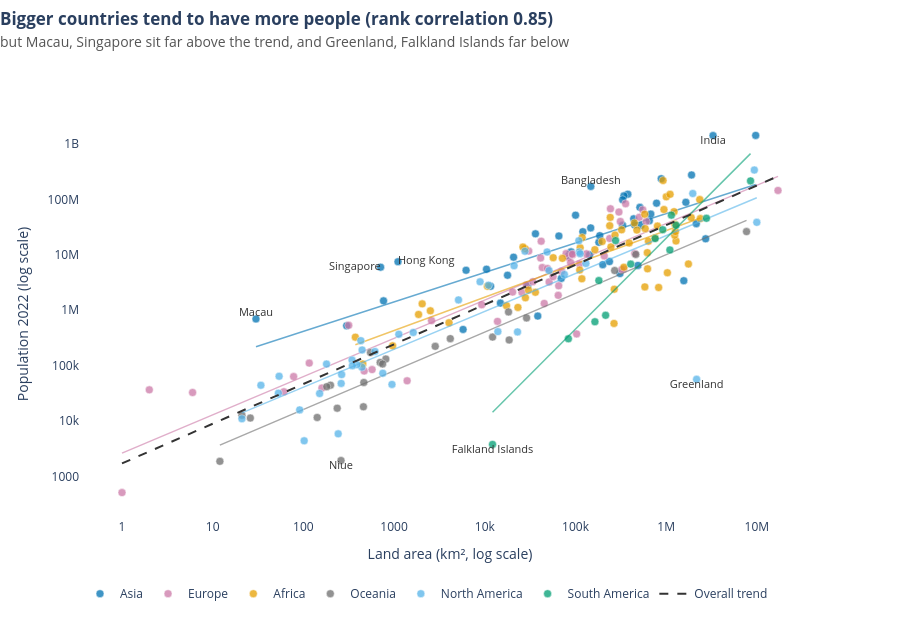

Notebook code cell kept with this figure:
### Markdown cell above
**Chart choice & justification:** *Which chart did you choose, and why? Justify design choices.

*YOUR ANSWER HERE*

### Code cell
# Q3
# YOUR CODE HERE
# Q3 — scatter plot, log-log, per-continent trend lines, outliers labelled
d = df.copy()
d['logA'], d['logP'] = np.log10(d['Area']), np.log10(d['2022 Population'])
slope, intercept = np.polyfit(d['logA'], d['logP'], 1)
d['resid'] = d['logP'] - (slope * d['logA'] + intercept)
rho = d['Area'].corr(d['2022 Population'], method='spearman')

hi = ', '.join(d.nlargest(2, 'resid')['Country'])      # furthest above the trend
lo = ', '.join(d.nsmallest(2, 'resid')['Country'])     # furthest below the trend

fig = px.scatter(d, x='Area', y='2022 Population', color='Continent', hover_name='Country',
                 log_x=True, log_y=True, color_discrete_map=CONT_COLORS, opacity=0.75,
                 trendline='ols', trendline_options=dict(log_x=True, log_y=True), template='plotly_white')
fig.update_traces(selector=dict(mode='markers'), marker=dict(size=8, line=dict(width=0.5, color='white')))
fig.update_traces(selector=dict(mode='lines'), line=dict(width=1.5), opacity=0.6)   # per-continent trends
for t in fig.data:                                   # keep one legend entry per continent
    if t.mode == 'lines': t.showlegend = False

# overall trend (dashed)
xs = np.array([d['Area'].min(), d['Area'].max()])
fig.add_scatter(x=xs, y=10 ** (intercept + slope * np.log10(xs)), mode='lines',
                line=dict(color='#333333', dash='dash', width=2), name='Overall trend', hoverinfo='skip')

# label the biggest outliers (log-residuals) + India, the largest in absolute terms
out = pd.concat([d.nlargest(4, 'resid'), d.nsmallest(3, 'resid'), d[d['Country'] == 'India']]).drop_duplicates('Country')
pos = {'Macau': 'top center', 'Singapore': 'middle left', 'Hong Kong': 'middle right', 'Bangladesh': 'top center',
       'India': 'bottom center', 'Greenland': 'bottom center', 'Falkland Islands': 'bottom center', 'Niue': 'bottom center'}
fig.add_scatter(x=out['Area'], y=out['2022 Population'], mode='text', text=out['Country'],
                textposition=[pos.get(c, 'top center') for c in out['Country']],
                textfont=dict(size=11, color='#333'), showlegend=False, hoverinfo='skip')

fig.update_layout(title=insight_title(f"Bigger countries tend to have more people (rank correlation {rho:.2f})",
                                      f"but {hi} sit far above the trend, and {lo} far below"),
                  height=620, margin=dict(t=110), xaxis_title='Land area (km², log scale)',
                  yaxis_title='Population 2022 (log scale)', legend_title_text=None,
                  legend=dict(orientation='h', y=-0.15, x=0))
fig.update_xaxes(showgrid=False); fig.update_yaxes(showgrid=False)
fig.show()

### Figure 1 — Plotly figure (JSON) as saved in the notebook; plotly's stock layout.template omitted (floating-point values rounded to 4 significant figures)
{"data": [{"hovertemplate": "<b>%{hovertext}</b><br><br>Continent=Asia<br>Area=%{x}<br>2022 Population=%{y}<extra></extra>", "hovertext": ["Afghanistan", "Armenia", "Azerbaijan", "Bahrain", "Bangladesh", "Bhutan", "Brunei", "Cambodia", "China", "Georgia", "Hong Kong", "India", "Indonesia", "Iran", "Iraq", "Israel", "Japan", "Jordan", "Kazakhstan", "Kuwait", "Kyrgyzstan", "Laos", "Lebanon", "Macau", "Malaysia", "Maldives", "Mongolia", "Myanmar", "Nepal", "North Korea", "Oman", "Pakistan", "Palestine", "Philippines", "Qatar", "Saudi Arabia", "Singapore", "South Korea", "Sri Lanka", "Syria", "Taiwan", "Tajikistan", "Thailand", "Timor-Leste", "Turkey", "Turkmenistan", "United Arab Emirates", "Uzbekistan", "Vietnam", "Yemen"], "legendgroup": "Asia", "marker": {"color": "#0072B2", "line": {"color": "white", "width": 0.5}, "opacity": 0.75, "size": 8, "symbol": "circle"}, "mode": "markers", "name": "Asia", "orientation": "v", "showlegend": true, "type": "scatter", "x": [652230, 29743, 86600, 765, 147570, 38394, 5765, 181035, 9706961, 69700, 1104, 3287590, 1904569, 1648195, 438317, 20770, 377930, 89342, 2724900, 17818, 199951, 236800, 10452, 30, 330803, 300, 1564110, 676578, 147181, 120538, 309500, 881912, 6220, 342353, 11586, 2149690, 710, 100210, 65610, 185180, 36193, 143100, 513120, 14874, 783562, 488100, 83600, 447400, 331212, 527968], "xaxis": "x", "y": [41128771, 2780469, 10358074, 1472233, 171186372, 782455, 449002, 16767842, 1425887337, 3744385, 7488865, 1417173173, 275501339, 88550570, 44496122, 9038309, 123951692, 11285869, 19397998, 4268873, 6630623, 7529475, 5489739, 695168, 33938221, 523787, 3398366, 54179306, 30547580, 26069416, 4576298, 235824862, 5250072, 115559009, 2695122, 36408820, 5975689, 51815810, 21832143, 22125249, 23893394, 9952787, 71697030, 1341296, 85341241, 6430770, 9441129, 34627652, 98186856, 33696614], "yaxis": "y"}, {"hovertemplate": "<b>OLS trendline</b><br>log10(2022 Population) = 0.531246 * log10(Area) + 4.55602<br>R<sup>2</sup>=0.550401<br><br>Continent=Asia<br>Area=%{x}<br>2022 Population=%{y} <b>(trend)</b><extra></extra>", "legendgroup": "Asia", "line": {"width": 1.5}, "marker": {"color": "#0072B2", "symbol": "circle"}, "mode": "lines", "name": "Asia", "opacity": 0.6, "showlegend": false, "type": "scatter", "x": [30, 300, 710, 765, 1104, 5765, 6220, 10452, 11586, 14874, 17818, 20770, 29743, 36193, 38394, 65610, 69700, 83600, 86600, 89342, 100210, 120538, 143100, 147181, 147570, 181035, 185180, 199951, 236800, 309500, 330803, 331212, 342353, 377930, 438317, 447400, 488100, 513120, 527968, 652230, 676578, 783562, 881912, 1564110, 1648195, 1904569, 2149690, 2724900, 3287590, 9706961], "xaxis": "x", "y": [219100.0, 744700.0, 1177000.0, 1224000.0, 1488000.0, 3580000.0, 3728000.0, 4911000.0, 5188000.0, 5924000.0, 6520000.0, 7074000.0, 8560000.0, 9501000.0, 9804000.0, 13030000.0, 13460000.0, 14820000.0, 15100000.0, 15360000.0, 16320000.0, 18000000.0, 19720000.0, 20020000.0, 20050000.0, 22350000.0, 22620000.0, 23560000.0, 25770000.0, 29710000.0, 30780000.0, 30800000.0, 31350000.0, 33040000.0, 35740000.0, 36140000.0, 37850000.0, 38860000.0, 39460000.0, 44150000.0, 45010000.0, 48670000.0, 51820000.0, 70260000.0, 72240000.0, 78010000.0, 83190000.0, 94360000.0, 104300000.0, 185300000.0], "yaxis": "y"}, {"hovertemplate": "<b>%{hovertext}</b><br><br>Continent=Europe<br>Area=%{x}<br>2022 Population=%{y}<extra></extra>", "hovertext": ["Albania", "Andorra", "Austria", "Belarus", "Belgium", "Bosnia and Herzegovina", "Bulgaria", "Croatia", "Cyprus", "Czech Republic", "Denmark", "Estonia", "Faroe Islands", "Finland", "France", "Germany", "Gibraltar", "Greece", "Guernsey", "Hungary", "Iceland", "Ireland", "Isle of Man", "Italy", "Jersey", "Latvia", "Liechtenstein", "Lithuania", "Luxembourg", "Malta", "Moldova", "Monaco", "Montenegro", "Netherlands", "North Macedonia", "Norway", "Poland", "Portugal", "Romania", "Russia", "San Marino", "Serbia", "Slovakia", "Slovenia", "Spain", "Sweden", "Switzerland", "Ukraine", "United Kingdom", "Vatican City"], "legendgroup": "Europe", "marker": {"color": "#CC79A7", "line": {"color": "white", "width": 0.5}, "opacity": 0.75, "size": 8, "symbol": "circle"}, "mode": "markers", "name": "Europe", "orientation": "v", "showlegend": true, "type": "scatter", "x": [28748, 468, 83871, 207600, 30528, 51209, 110879, 56594, 9251, 78865, 43094, 45227, 1393, 338424, 551695, 357114, 6, 131990, 78, 93028, 103000, 70273, 572, 301336, 116, 64559, 160, 65300, 2586, 316, 33846, 2, 13812, 41850, 25713, 323802, 312679, 92090, 238391, 17098242, 61, 88361, 49037, 20273, 505992, 450295, 41284, 603500, 242900, 1], "xaxis": "x", "y": [2842321, 79824, 8939617, 9534954, 11655930, 3233526, 6781953, 4030358, 1251488, 10493986, 5882261, 1326062, 53090, 5540745, 64626628, 83369843, 32649, 10384971, 63301, 9967308, 372899, 5023109, 84519, 59037474, 110778, 1850651, 39327, 2750055, 647599, 533286, 3272996, 36469, 627082, 17564014, 2093599, 5434319, 39857145, 10270865, 19659267, 144713314, 33660, 7221365, 5643453, 2119844, 47558630, 10549347, 8740472, 39701739, 67508936, 510], "yaxis": "y"}, {"hovertemplate": "<b>OLS trendline</b><br>log10(2022 Population) = 0.690579 * log10(Area) + 3.41966<br>R<sup>2</sup>=0.853035<br><br>Continent=Europe<br>Area=%{x}<br>2022 Population=%{y} <b>(trend)</b><extra></extra>", "legendgroup": "Europe", "line": {"width": 1.5}, "marker": {"color": "#CC79A7", "symbol": "circle"}, "mode": "lines", "name": "Europe", "opacity": 0.6, "showlegend": false, "type": "scatter", "x": [1, 2, 6, 61, 78, 116, 160, 316, 468, 572, 1393, 2586, 9251, 13812, 20273, 25713, 28748, 30528, 33846, 41284, 41850, 43094, 45227, 49037, 51209, 56594, 64559, 65300, 70273, 78865, 83871, 88361, 92090, 93028, 103000, 110879, 131990, 207600, 238391, 242900, 301336, 312679, 323802, 338424, 357114, 450295, 505992, 551695, 603500, 17098242], "xaxis": "x", "y": [2628.0, 4242.0, 9058.0, 44930.0, 53250.0, 70040.0, 87450.0, 139900.0, 183500.0, 210800.0, 389800.0, 597500.0, 1441000.0, 1900000.0, 2477000.0, 2919000.0, 3153000.0, 3286000.0, 3529000.0, 4048000.0, 4086000.0, 4170000.0, 4311000.0, 4559000.0, 4697000.0, 5033000.0, 5512000.0, 5556000.0, 5844000.0, 6329000.0, 6604000.0, 6846000.0, 7044000.0, 7094000.0, 7611000.0, 8008000.0, 9032000.0, 12350000.0, 13590000.0, 13760000.0, 15970000.0, 16390000.0, 16790000.0, 17310000.0, 17960000.0, 21080000.0, 22850000.0, 24250000.0, 25800000.0, 259800000.0], "yaxis": "y"}, {"hovertemplate": "<b>%{hovertext}</b><br><br>Continent=Africa<br>Area=%{x}<br>2022 Population=%{y}<extra></extra>", "hovertext": ["Algeria", "Angola", "Benin", "Botswana", "Burkina Faso", "Burundi", "Cameroon", "Cape Verde", "Central African Republic", "Chad", "Comoros", "Djibouti", "DR Congo", "Egypt", "Equatorial Guinea", "Eritrea", "Eswatini", "Ethiopia", "Gabon", "Gambia", "Ghana", "Guinea", "Guinea-Bissau", "Ivory Coast", "Kenya", "Lesotho", "Liberia", "Libya", "Madagascar", "Malawi", "Mali", "Mauritania", "Mauritius", "Mayotte", "Morocco", "Mozambique", "Namibia", "Niger", "Nigeria", "Republic of the Congo", "Reunion", "Rwanda", "Sao Tome and Principe", "Senegal", "Seychelles", "Sierra Leone", "Somalia", "South Africa", "South Sudan", "Sudan", "Tanzania", "Togo", "Tunisia", "Uganda", "Western Sahara", "Zambia", "Zimbabwe"], "legendgroup": "Africa", "marker": {"color": "#E69F00", "line": {"color": "white", "width": 0.5}, "opacity": 0.75, "size": 8, "symbol": "circle"}, "mode": "markers", "name": "Africa", "orientation": "v", "showlegend": true, "type": "scatter", "x": [2381741, 1246700, 112622, 582000, 272967, 27834, 475442, 4033, 622984, 1284000, 1862, 23200, 2344858, 1002450, 28051, 117600, 17364, 1104300, 267668, 10689, 238533, 245857, 36125, 322463, 580367, 30355, 111369, 1759540, 587041, 118484, 1240192, 1030700, 2040, 374, 446550, 801590, 825615, 1267000, 923768, 342000, 2511, 26338, 964, 196722, 452, 71740, 637657, 1221037, 619745, 1886068, 945087, 56785, 163610, 241550, 266000, 752612, 390757], "xaxis": "x", "y": [44903225, 35588987, 13352864, 2630296, 22673762, 12889576, 27914536, 593149, 5579144, 17723315, 836774, 1120849, 99010212, 110990103, 1674908, 3684032, 1201670, 123379924, 2388992, 2705992, 33475870, 13859341, 2105566, 28160542, 54027487, 2305825, 5302681, 6812341, 29611714, 20405317, 22593590, 4736139, 1299469, 326101, 37457971, 32969517, 2567012, 26207977, 218541212, 5970424, 974052, 13776698, 227380, 17316449, 107118, 8605718, 17597511, 59893885, 10913164, 46874204, 65497748, 8848699, 12356117, 47249585, 575986, 20017675, 16320537], "yaxis": "y"}, {"hovertemplate": "<b>OLS trendline</b><br>log10(2022 Population) = 0.600851 * log10(Area) + 3.83053<br>R<sup>2</sup>=0.637533<br><br>Continent=Africa<br>Area=%{x}<br>2022 Population=%{y} <b>(trend)</b><extra></extra>", "legendgroup": "Africa", "line": {"width": 1.5}, "marker": {"color": "#E69F00", "symbol": "circle"}, "mode": "lines", "name": "Africa", "opacity": 0.6, "showlegend": false, "type": "scatter", "x": [374, 452, 964, 1862, 2040, 2511, 4033, 10689, 17364, 23200, 26338, 27834, 28051, 30355, 36125, 56785, 71740, 111369, 112622, 117600, 118484, 163610, 196722, 238533, 241550, 245857, 266000, 267668, 272967, 322463, 342000, 390757, 446550, 475442, 580367, 582000, 587041, 619745, 622984, 637657, 752612, 801590, 825615, 923768, 945087, 1002450, 1030700, 1104300, 1221037, 1240192, 1246700, 1267000, 1284000, 1759540, 1886068, 2344858, 2381741], "xaxis": "x", "y": [237900.0, 266600.0, 420300.0, 624200.0, 659400.0, 747000.0, 993100.0, 1784000.0, 2387000.0, 2841000.0, 3066000.0, 3170000.0, 3185000.0, 3339000.0, 3708000.0, 4865000.0, 5599000.0, 7293000.0, 7342000.0, 7535000.0, 7569000.0, 9189000.0, 10260000.0, 11520000.0, 11610000.0, 11740000.0, 12300000.0, 12350000.0, 12500000.0, 13810000.0, 14310000.0, 15500000.0, 16800000.0, 17440000.0, 19660000.0, 19700000.0, 19800000.0, 20450000.0, 20520000.0, 20810000.0, 22990000.0, 23870000.0, 24300000.0, 26000000.0, 26360000.0, 27310000.0, 27770000.0, 28940000.0, 30740000.0, 31030000.0, 31130000.0, 31430000.0, 31690000.0, 38290000.0, 39920000.0, 45500000.0, 45930000.0], "yaxis": "y"}, {"hovertemplate": "<b>%{hovertext}</b><br><br>Continent=Oceania<br>Area=%{x}<br>2022 Population=%{y}<extra></extra>", "hovertext": ["American Samoa", "Australia", "Cook Islands", "Fiji", "French Polynesia", "Guam", "Kiribati", "Marshall Islands", "Micronesia", "Nauru", "New Caledonia", "New Zealand", "Niue", "Northern Mariana Islands", "Palau", "Papua New Guinea", "Samoa", "Solomon Islands", "Tokelau", "Tonga", "Tuvalu", "Vanuatu", "Wallis and Futuna"], "legendgroup": "Oceania", "marker": {"color": "#6E6E6E", "line": {"color": "white", "width": 0.5}, "opacity": 0.75, "size": 8, "symbol": "circle"}, "mode": "markers", "name": "Oceania", "orientation": "v", "showlegend": true, "type": "scatter", "x": [199, 7692024, 236, 18272, 4167, 549, 811, 181, 702, 21, 18575, 270467, 260, 464, 459, 462840, 2842, 28896, 12, 747, 26, 12189, 142], "xaxis": "x", "y": [44273, 26177413, 17011, 929766, 306279, 171774, 131232, 41569, 114164, 12668, 289950, 5185288, 1934, 49551, 18055, 10142619, 222382, 724273, 1871, 106858, 11312, 326740, 11572], "yaxis": "y"}, {"hovertemplate": "<b>OLS trendline</b><br>log10(2022 Population) = 0.698367 * log10(Area) + 2.81138<br>R<sup>2</sup>=0.884917<br><br>Continent=Oceania<br>Area=%{x}<br>2022 Population=%{y} <b>(trend)</b><extra></extra>", "legendgroup": "Oceania", "line": {"width": 1.5}, "marker": {"color": "#6E6E6E", "symbol": "circle"}, "mode": "lines", "name": "Oceania", "opacity": 0.6, "showlegend": false, "type": "scatter", "x": [12, 21, 26, 142, 181, 199, 236, 260, 459, 464, 549, 702, 747, 811, 2842, 4167, 12189, 18272, 18575, 28896, 270467, 462840, 7692024], "xaxis": "x", "y": [3673.0, 5430.0, 6303.0, 20630.0, 24440.0, 26110.0, 29410.0, 31470.0, 46810.0, 47160.0, 53040.0, 62980.0, 65770.0, 69650.0, 167200.0, 218400.0, 462300.0, 613300.0, 620400.0, 844700.0, 4027000.0, 5860000.0, 41720000.0], "yaxis": "y"}, {"hovertemplate": "<b>%{hovertext}</b><br><br>Continent=North America<br>Area=%{x}<br>2022 Population=%{y}<extra></extra>", "hovertext": ["Anguilla", "Antigua and Barbuda", "Aruba", "Bahamas", "Barbados", "Belize", "Bermuda", "British Virgin Islands", "Canada", "Cayman Islands", "Costa Rica", "Cuba", "Curacao", "Dominica", "Dominican Republic", "El Salvador", "Greenland", "Grenada", "Guadeloupe", "Guatemala", "Haiti", "Honduras", "Jamaica", "Martinique", "Mexico", "Montserrat", "Nicaragua", "Panama", "Puerto Rico", "Saint Barthelemy", "Saint Kitts and Nevis", "Saint Lucia", "Saint Martin", "Saint Pierre and Miquelon", "Saint Vincent and the Grenadines", "Sint Maarten", "Trinidad and Tobago", "Turks and Caicos Islands", "United States", "United States Virgin Islands"], "legendgroup": "North America", "marker": {"color": "#56B4E9", "line": {"color": "white", "width": 0.5}, "opacity": 0.75, "size": 8, "symbol": "circle"}, "mode": "markers", "name": "North America", "orientation": "v", "showlegend": true, "type": "scatter", "x": [91, 442, 180, 13943, 430, 22966, 54, 151, 9984670, 264, 51100, 109884, 444, 751, 48671, 21041, 2166086, 344, 1628, 108889, 27750, 112492, 10991, 1128, 1964375, 102, 130373, 75417, 8870, 21, 261, 616, 53, 242, 389, 34, 5130, 948, 9372610, 347], "xaxis": "x", "y": [15857, 93763, 106445, 409984, 281635, 405272, 64184, 31305, 38454327, 68706, 5180829, 11212191, 191163, 72737, 11228821, 6336392, 56466, 125438, 395752, 17843908, 11584996, 10432860, 2827377, 367507, 127504125, 4390, 6948392, 4408581, 3252407, 10967, 47657, 179857, 31791, 5862, 103948, 44175, 1531044, 45703, 338289857, 99465], "yaxis": "y"}, {"hovertemplate": "<b>OLS trendline</b><br>log10(2022 Population) = 0.683723 * log10(Area) + 3.24326<br>R<sup>2</sup>=0.730474<br><br>Continent=North America<br>Area=%{x}<br>2022 Population=%{y} <b>(trend)</b><extra></extra>", "legendgroup": "North America", "line": {"width": 1.5}, "marker": {"color": "#56B4E9", "symbol": "circle"}, "mode": "lines", "name": "North America", "opacity": 0.6, "showlegend": false, "type": "scatter", "x": [21, 34, 53, 54, 91, 102, 151, 180, 242, 261, 264, 344, 347, 389, 430, 442, 444, 616, 751, 948, 1128, 1628, 5130, 8870, 10991, 13943, 21041, 22966, 27750, 48671, 51100, 75417, 108889, 109884, 112492, 130373, 1964375, 2166086, 9372610, 9984670], "xaxis": "x", "y": [14040.0, 19510.0, 26440.0, 26780.0, 38260.0, 41360.0, 54090.0, 60990.0, 74670.0, 78630.0, 79240.0, 94960.0, 95530.0, 103300.0, 110600.0, 112700.0, 113100.0, 141400.0, 162000.0, 189900.0, 213900.0, 274900.0, 602500.0, 876100.0, 1014000.0, 1194000.0, 1581000.0, 1679000.0, 1911000.0, 2806000.0, 2901000.0, 3785000.0, 4866000.0, 4896000.0, 4975000.0, 5503000.0, 35160000.0, 37590000.0, 102300000.0, 106900000.0], "yaxis": "y"}, {"hovertemplate": "<b>%{hovertext}</b><br><br>Continent=South America<br>Area=%{x}<br>2022 Population=%{y}<extra></extra>", "hovertext": ["Argentina", "Bolivia", "Brazil", "Chile", "Colombia", "Ecuador", "Falkland Islands", "French Guiana", "Guyana", "Paraguay", "Peru", "Suriname", "Uruguay", "Venezuela"], "legendgroup": "South America", "marker": {"color": "#009E73", "line": {"color": "white", "width": 0.5}, "opacity": 0.75, "size": 8, "symbol": "circle"}, "mode": "markers", "name": "South America", "orientation": "v", "showlegend": true, "type": "scatter", "x": [2780400, 1098581, 8515767, 756102, 1141748, 276841, 12173, 83534, 214969, 406752, 1285216, 163820, 181034, 916445], "xaxis": "x", "y": [45510318, 12224110, 215313498, 19603733, 51874024, 18001000, 3780, 304557, 808726, 6780744, 34049588, 618040, 3422794, 28301696], "yaxis": "y"}, {"hovertemplate": "<b>OLS trendline</b><br>log10(2022 Population) = 1.64066 * log10(Area) + -2.54503<br>R<sup>2</sup>=0.890857<br><br>Continent=South America<br>Area=%{x}<br>2022 Population=%{y} <b>(trend)</b><extra></extra>", "legendgroup": "South America", "line": {"width": 1.5}, "marker": {"color": "#009E73", "symbol": "circle"}, "mode": "lines", "name": "South America", "opacity": 0.6, "showlegend": false, "type": "scatter", "x": [12173, 83534, 163820, 181034, 214969, 276841, 406752, 756102, 916445, 1098581, 1141748, 1285216, 2780400, 8515767], "xaxis": "x", "y": [14380.0, 338900.0, 1023000.0, 1206000.0, 1598000.0, 2420000.0, 4550000.0, 12580000.0, 17250000.0, 23220000.0, 24740000.0, 30040000.0, 106600000.0, 668500000.0], "yaxis": "y"}, {"hoverinfo": "skip", "line": {"color": "#333333", "dash": "dash", "width": 2}, "mode": "lines", "name": "Overall trend", "type": "scatter", "x": [1, 17098242], "y": [1715.0, 261700000.0]}, {"hoverinfo": "skip", "mode": "text", "showlegend": false, "text": ["Macau", "Singapore", "Hong Kong", "Bangladesh", "Greenland", "Falkland Islands", "Niue", "India"], "textfont": {"color": "#333", "size": 11}, "textposition": ["top center", "middle left", "middle right", "top center", "bottom center", "bottom center", "bottom center", "bottom center"], "type": "scatter", "x": [30, 710, 1104, 147570, 2166086, 12173, 260, 3287590], "y": [695168, 5975689, 7488865, 171186372, 56466, 3780, 1934, 1417173173]}], "layout": {"height": 620, "legend": {"orientation": "h", "title": {}, "tracegroupgap": 0, "x": 0, "y": -0.15}, "margin": {"t": 110}, "title": {"text": "<b>Bigger countries tend to have more people (rank correlation 0.85)</b><br><span style='font-size:14px;color:#555'>but Macau, Singapore sit far above the trend, and Greenland, Falkland Islands far below</span>", "x": 0, "xanchor": "left", "y": 0.96, "yanchor": "top"}, "xaxis": {"anchor": "y", "domain": [0, 1], "showgrid": false, "title": {"text": "Land area (km², log scale)"}, "type": "log"}, "yaxis": {"anchor": "x", "domain": [0, 1], "showgrid": false, "title": {"text": "Population 2022 (log scale)"}, "type": "log"}}}
